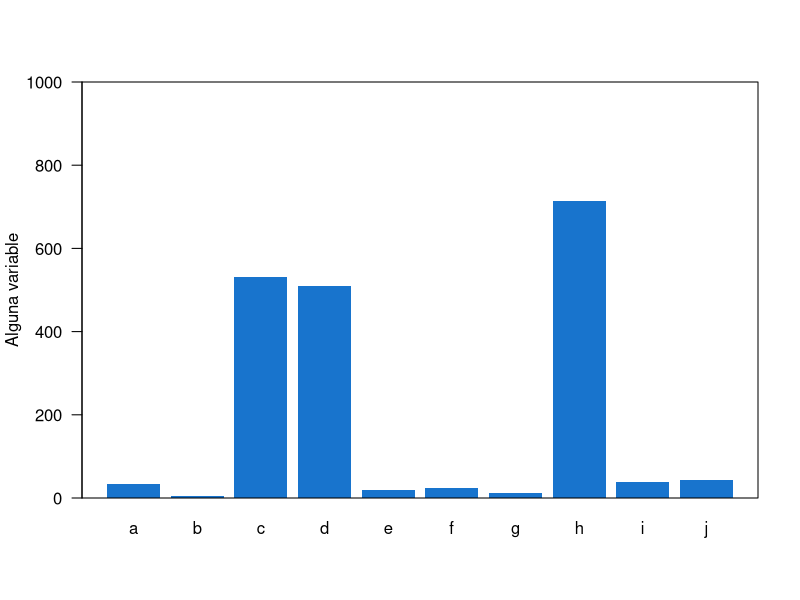
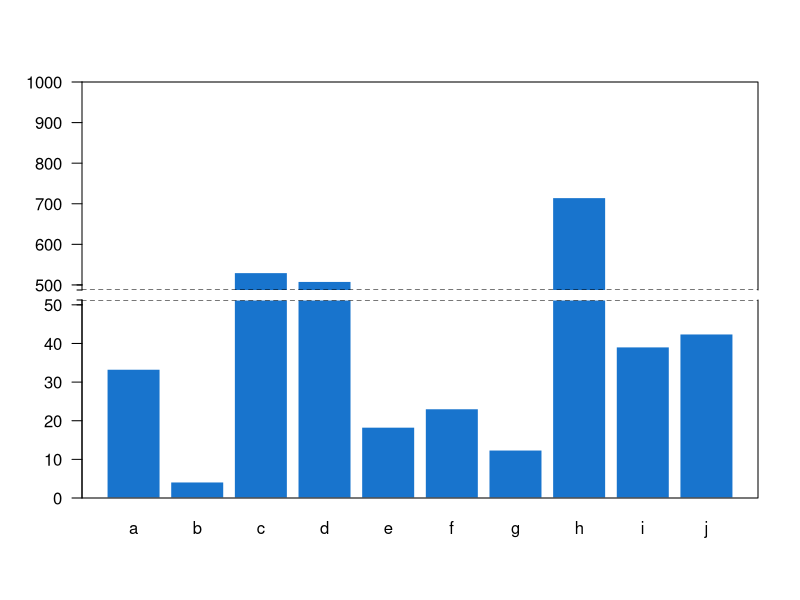

Write R code to recreate these figures, in order.
#' Make a barplot with a broken Y axis
#'
#' @param height Typical \code{height} parameter from \link{barplot}.
#' @param ylim1 Limits Y axis of the top plot.
#' @param yAxis1 Arguments passed to \link{axis} (Y axis) for the top plot.
#' @param ylim2 Limits Y axis of the bottom plot.
#' @param yAxis2 Arguments passed to \link{axis} (Y axis) for the bottom plot.
#' @param names.arg Typical \code{names.arg} parameter from \link{barplot}.
#' @param ... Extra arguments passed to \link{barplot}.
#'
#' @export
#'
#' @examples
#' n <- 10
#' myData <- data.frame(x = letters[1:n], y = runif(n = n, min = 0, max = 50))
#' index <- c(3, 4, 8)
#' myData$y[index] <- runif(n = 3, min = 500, max = 1000)
#'
#' brokenBarplot(height = myData$y, names.arg = myData$x,
#'               ylim1 = c(0, 50),
#'               yAxis1 = list(at = seq(0, 50, 10), las = 2),
#'               ylim2 = c(500, 1000),
#'               yAxis2 = list(at = seq(500, 1000, 100), las = 2))
brokenBarplot <- function(height, ylim1, yAxis1 = list(), ylim2, yAxis2 = list(),
                          names.arg = NULL, ...){
  # Preserves the original par arguments
  opar <- par(no.readonly = TRUE)
  on.exit(par(opar))

  # Set object for display Y axis
  yAxis1$side <- yAxis2$side <- 2
  heightUp <- heightDown <- height

  # Set 2 sub plots
  par(mfrow = c(2, 1), mar = c(0, 0, 0, 0), oma = par()$mar)
  
  # Make the top plot
  extra <- diff(range(ylim2))*0.025
  index <- heightUp < ylim2[1]
  heightUp[index] <- NA
  barplot(height = heightUp, ylim = ylim2 - c(extra, 0), border = FALSE, names.arg = NA, axes = FALSE, ...)

  # Add axis for the top plot
  do.call(axis, yAxis2)
  axis(side = 2, at = c(ylim2[1] - extra, ylim2[1]), labels = NA, tcl = -0.25)
  abline(h = ylim2[1] - extra, lty = "dashed")
  box(bty = "7")

  # Add a space between sub plots
  par(mar = c(0, 0, 0.5, 0))

  # Make the bottom plot
  extra <- diff(range(ylim1))*0.025
  index <- heightDown < ylim1[1] | heightDown > ylim1[2]
  heightDown[index] <- ylim1[2] + extra
  barplot(heightDown, ylim = ylim1 + c(0, extra), names.arg = names.arg, border = FALSE, axes = FALSE, ...)

  # Add axis for the bottom plot
  do.call(axis, yAxis1)
  axis(side = 2, at = c(ylim1[2], ylim1[2] + extra), labels = NA, tcl = -0.25)
  abline(h = ylim1[2] + extra, lty = "dashed")
  box(bty = "u")

  return(invisible())
}

# Example

# Creating a new data set
n <- 10
myData <- data.frame(x = letters[1:n], y = runif(n = n, min = 0, max = 50))

# Introducing some extreme values
index <- c(3, 4, 8)
myData$y[index] <- runif(n = 3, min = 500, max = 1000)

# Typical barplot
barplot(myData$y, names.arg = myData$x,
        las = 1, ylim = c(0, 1000),
        ylab = "Alguna variable",
        col = "dodgerblue3", border = NA)

box()


# Barplot using brokenBarplot function
brokenBarplot(height = myData$y, names.arg = myData$x,
              ylim1 = c(0, 50),
              yAxis1 = list(at = seq(0, 50, 10), las = 2),
              ylim2 = c(500, 1000),
              yAxis2 = list(at = seq(500, 1000, 100), las = 2),
              col = "dodgerblue3")
              
